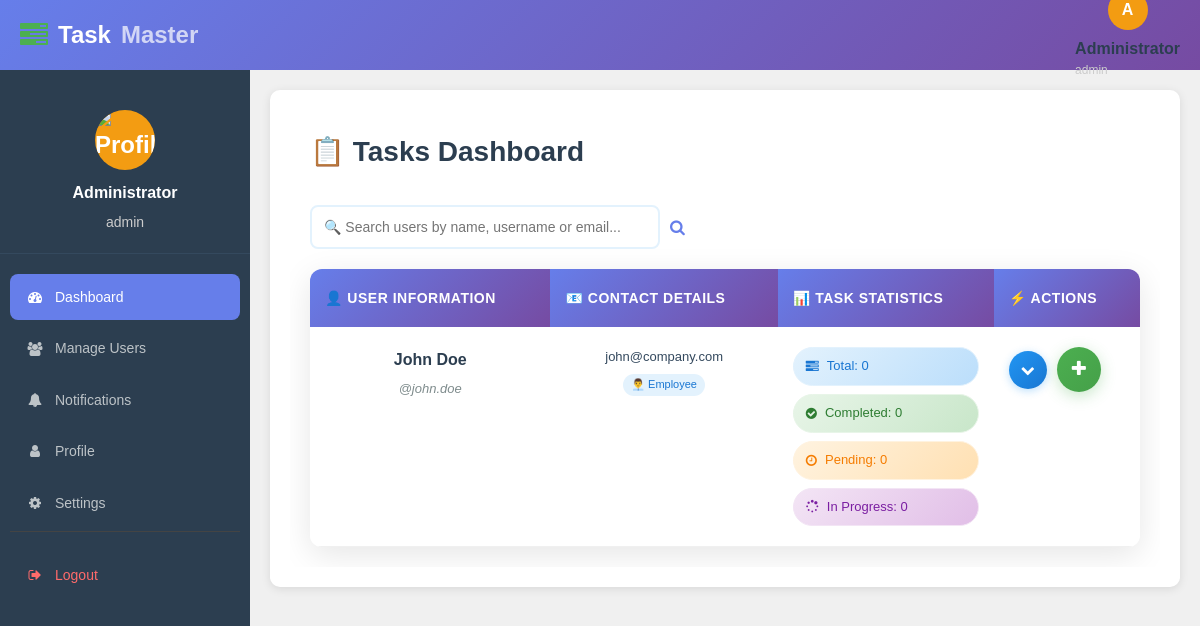
The page / (signed in) on the database its author committed.
### tables this page shows
CREATE TABLE users (
    id INT AUTO_INCREMENT PRIMARY KEY,
    full_name VARCHAR(100) NOT NULL,
    email VARCHAR(150) NOT NULL UNIQUE, 
    username VARCHAR(50) NOT NULL UNIQUE,
    password VARCHAR(255) NOT NULL,
    role ENUM('admin', 'employee') NOT NULL DEFAULT 'employee',
    profile_image VARCHAR(255) NULL,
    avatar_letter CHAR(1) NULL,
    avatar_color VARCHAR(7) NULL,
    created_at TIMESTAMP DEFAULT CURRENT_TIMESTAMP,
    updated_at TIMESTAMP DEFAULT CURRENT_TIMESTAMP ON UPDATE CURRENT_TIMESTAMP,
    
    INDEX idx_username (username),
    INDEX idx_email (email),
    INDEX idx_role (role)
);

### index.php (the view, shortened to what this page needs)
<?php
if (isset($_SESSION['role']) && isset($_SESSION['id'])) {
	if ($_SESSION['role'] == 'admin') {
		include "DB_connection.php";
		$users_query = "SELECT u.id, u.username, u.full_name, u.email,
                              COUNT(t.id) as total_tasks,
                              SUM(CASE WHEN t.status = 'completed' THEN 1 ELSE 0 END) as completed_tasks,
                              SUM(CASE WHEN t.status = 'pending' THEN 1 ELSE 0 END) as pending_tasks,
                              SUM(CASE WHEN t.status = 'in_progress' THEN 1 ELSE 0 END) as in_progress_tasks
                       FROM users u
                       LEFT JOIN tasks t ON u.id = t.assigned_to
                       WHERE u.role = 'employee'
                       GROUP BY u.id
                       ORDER BY u.full_name";
		$users_result = $conn->query($users_query);
?>
		<!DOCTYPE html>
		<html>
		<head>
			<link rel="stylesheet" href="https://stackpath.bootstrapcdn.com/font-awesome/4.7.0/css/font-awesome.min.css">
			<link rel="stylesheet" href="css/style.css">
		</head>
		<body>
			<?php include "inc/nav.php"; ?>
			<?php include "inc/header.php"; ?>
			<div class="body">
				<section class="section-1">
					<div class="dashboard-container">
						<h4 class="title">📋 Tasks Dashboard</h4>
						<div class="search-bar">
							<input type="text" id="searchInput" class="search-input" placeholder="🔍 Search users by name, username or email..." onkeyup="filterUsers()">
							<i class="fa fa-search search-icon"></i>
						</div>
						<div class="table-container">
							<div class="desktop-table-view">
								<table class="dashboard-table" id="usersTable">
							<thead>
								<tr>
									<th>👤 User Information</th>
									<th>📧 Contact Details</th>
									<th>📊 Task Statistics</th>
									<th>⚡ Actions</th>
								</tr>
							</thead>
							<tbody>
								<?php while ($user = $users_result->fetch()) { ?>
									<tr class="user-row" onclick="toggleTasks(<?= $user['id'] ?>)">
										<td>
											<div class="user-info">
												<span class="user-name"><?= htmlspecialchars($user['full_name']) ?></span>
												<span class="user-username">@<?= htmlspecialchars($user['username']) ?></span>
											</div>
										</td>
										<td>
											<div class="user-info">
												<span class="user-email"><?= htmlspecialchars($user['email']) ?></span>
												<span class="employee-badge">👨‍💼 Employee</span>
											</div>
										</td>
										<td>
											<div class="task-stats">
												<div class="stat-item stat-total">
													<i class="fa fa-tasks"></i>
													<span>Total: <?= $user['total_tasks'] ?></span>
												</div>
												<div class="stat-item stat-completed">
													<i class="fa fa-check-circle"></i>
													<span>Completed: <?= $user['completed_tasks'] ?></span>
												</div>
												<div class="stat-item stat-pending">
													<i class="fa fa-clock-o"></i>
													<span>Pending: <?= $user['pending_tasks'] ?></span>
												</div>
												<div class="stat-item stat-progress">
													<i class="fa fa-spinner"></i>
													<span>In Progress: <?= $user['in_progress_tasks'] ?></span>
												</div>
											</div>
										</td>
										<td>
											<div class="actions-cell">
												<button class="expand-btn" id="expand-btn-<?= $user['id'] ?>" onclick="event.stopPropagation(); toggleTasks(<?= $user['id'] ?>)" title="View tasks">
													<i class="fa fa-chevron-down"></i>
												</button>
												<button class="add-task-btn" onclick="event.stopPropagation(); openTaskModal(<?= $user['id'] ?>, '<?= htmlspecialchars($user['full_name']) ?>')" title="Assign new task">
													<i class="fa fa-plus"></i>
												</button>
											</div>
										</td>
									</tr>
								<?php } ?>
							</tbody>
						</table>
							</div>
						</div>
				</section>
			</div>
			<?php } ?>
			</body>
			</html>
		<?php } else {
		$em = "First login";
		header("Location: login.php?error=$em");
		exit();
	}
		?>

### css/style.css (style rules this page uses)
* { margin: 0; padding: 0; box-sizing: border-box; text-decoration: none; list-style: none; }
body { background-color: #f0f0f0; font-family: Arial, sans-serif; visibility: visible !important; opacity: 1 !important; line-height: 1.6; }
html, body { overflow-x: hidden; }
.header, .side-bar, .body { will-change: auto; backface-visibility: hidden; }
.user-info { display: flex; align-items: center; gap: 10px; color: #fff; }
.user-name { font-weight: bold; font-size: 14px; }
.body { margin-left: 250px; margin-top: 70px; padding: 20px; min-height: calc(100vh - 70px); transition: margin-left 0.3s ease; }
.section-1 { background: #fff; border-radius: 10px; padding: 20px; box-shadow: 0 2px 10px rgba(0,0,0,0.1); }
.employee-badge { background: #e3f2fd; color: #1976d2; padding: 2px 8px; border-radius: 12px; font-size: 11px; font-weight: 500; }
.title { display: flex; justify-content: space-between; align-items: center; margin-bottom: 25px; flex-wrap: wrap; gap: 15px; }

### index.php (style rules this page uses)
.dashboard-container { padding: 20px; max-width: 100%; overflow-x: hidden; }
.search-bar { margin-bottom: 20px; display: flex; gap: 10px; align-items: center; flex-wrap: wrap; }
.search-input { padding: 12px; border: 2px solid #e3f2fd; border-radius: 8px; width: 100%; max-width: 350px; font-size: 14px; transition: border-color 0.3s; }
.table-container { width: 100%; overflow: hidden; background: white; border-radius: 12px; box-shadow: 0 8px 32px rgba(0, 0, 0, 0.1); }
.desktop-table-view { overflow-x: auto; -webkit-overflow-scrolling: touch; }
.dashboard-table { width: 100%; border-collapse: collapse; background: white; margin: 0; min-width: 800px; }
.dashboard-table th { background: linear-gradient(135deg, #667eea 0%, #764ba2 100%); color: white; padding: 18px 15px; text-align: left; font-weight: 600; font-size: 14px; text-transform: uppercase; letter-spacing: 0.5px; }
.dashboard-table td { padding: 20px 15px; border-bottom: 1px solid #f0f0f0; vertical-align: top; }
.user-row { cursor: pointer; transition: all 0.2s ease; }
.user-info { display: flex; flex-direction: column; gap: 6px; }
.user-name { font-weight: bold; color: #2c3e50; font-size: 16px; }
.user-username { color: #7f8c8d; font-size: 13px; font-style: italic; }
.user-email { color: #34495e; font-size: 13px; }
.task-stats { display: flex; flex-direction: column; gap: 8px; }
.stat-item { display: flex; align-items: center; gap: 8px; padding: 8px 12px; border-radius: 20px; font-size: 13px; font-weight: 500; min-width: 120px; }
.stat-total { background: linear-gradient(135deg, #e3f2fd, #bbdefb); color: #1976d2; border: 1px solid #e3f2fd; }
.stat-completed { background: linear-gradient(135deg, #e8f5e8, #c8e6c9); color: #2e7d32; border: 1px solid #e8f5e8; }
.stat-pending { background: linear-gradient(135deg, #fff3e0, #ffe0b2); color: #f57c00; border: 1px solid #fff3e0; }
.stat-progress { background: linear-gradient(135deg, #f3e5f5, #e1bee7); color: #7b1fa2; border: 1px solid #f3e5f5; }
.actions-cell { display: flex; gap: 10px; align-items: center; }
.add-task-btn { background: linear-gradient(135deg, #4caf50, #45a049); color: white; border: none; padding: 12px 15px; border-radius: 50%; cursor: pointer; font-size: 18px; transition: all 0.3s ease; box-shadow: 0 4px 15px rgba(76, 175, 80, 0.3); }
.expand-btn { background: linear-gradient(135deg, #2196f3, #1976d2); color: white; border: none; width: 38px; height: 38px; border-radius: 50%; cursor: pointer; font-size: 14px; transition: all 0.3s ease; box-shadow: 0 2px 8px rgba(33, 150, 243, 0.3); display: flex; align-items: center; justify-content: center; padding: 0; }
.title { color: #2c3e50; margin-bottom: 30px; font-size: 28px; font-weight: 700; }
.search-icon { color: #667eea; font-size: 16px; }
@media (min-width: 769px) { .desktop-table-view { display: block; } }

### rows shown on the page
users: full_name "John Doe", username "john.doe", email "john@company.com", total_tasks "0", completed_tasks "0", pending_tasks "0", in_progress_tasks "0"

### other values the page prints
$_SESSION['full_name'] "Administrator"
$_SESSION['role'] "admin"
substr($_SESSION['full_name'], 0, 1) "A"
